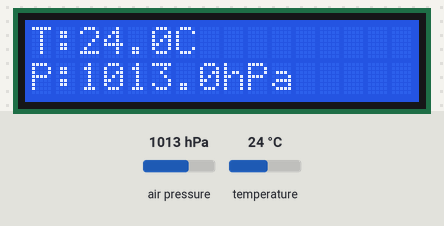
This program was run on a simulated ESP32. Shown: 16×2 character LCD. The inputs (shaded band) are chosen by the test bench; at power-on: air pressure 1013 hPa, temperature 24 °C. WiFi joins after 1.5 s; servers stay silent unless stated; network time is answered at once with the bench clock; the local clock reads 2024-03-15 10:24:30 at power-on unless the program sets it; storage starts empty; no MQTT or app messages arrive unless stated; what the program prints to the serial monitor is not drawn.

Above: at 3.9 s.
4.0 s: air pressure set to 952 hPa
At 8.1 s:
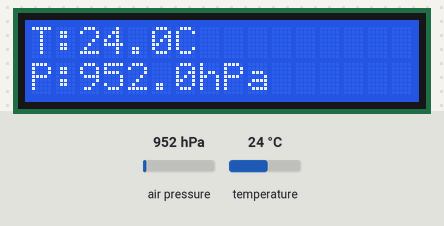
8.8 s: temperature set to 12 °C
At 11.2 s:
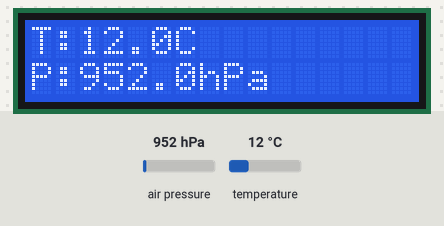
13.6 s: air pressure set to 975 hPa
At 15.6 s:
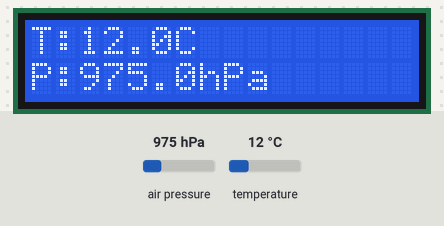
18.4 s: temperature set to 19 °C
At 19.9 s:
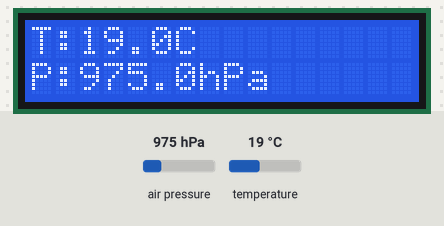
Timing chart, 0 to 21.4 s (numbered marks = the images above; inputs shaded):
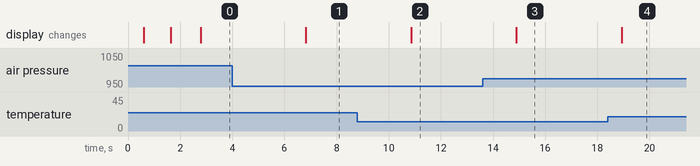

Measured:
- after the input at 4.0 s, the display: changes after 2.8 s (image 1)
- after the input at 8.8 s, the display: changes after 2.1 s (image 2)
- after the input at 13.6 s, the display: changes after 1.3 s (image 3)
- after the input at 18.4 s, the display: changes after 0.53 s (image 4)

The program:

main.cpp
```cpp
#include <WiFi.h>
#include <HardwareSerial.h>
#include <Wire.h>
#include <LiquidCrystal_I2C.h>
#include <SPI.h>
#include <Adafruit_BMP280.h>
#include <WiFiClientSecure.h>
#include <PubSubClient.h>
#include <SD.h>
#include <Arduino.h>
#include <NTPClient.h>
#include <WiFiUdp.h>

#define WIFI_SSID     "tang2"
#define WIFI_PASSWORD "12345678"

#define RX2 16
#define TX2 17
#define CS 5
#define SEALEVELPRESSURE_HPA (1013.25)

HardwareSerial pmsSerial(2);
LiquidCrystal_I2C lcd(0x27, 16, 2);
Adafruit_BMP280 bmp;
uint8_t buffer[32];

WiFiUDP ntpUDP;
NTPClient timeClient(ntpUDP, "pool.ntp.org", 0, 60000);

unsigned long currentTime;

const char* mqtt_server = "9bf62adad86549a3a08bd830a5735042.s1.eu.hivemq.cloud";
const int mqtt_port = 8883;
const char* mqtt_username = "air_quality";
const char* mqtt_password = "Abc12345678";
const char* mqtt_pub_topic = "data";

WiFiClientSecure espClient;
PubSubClient mqttClient(espClient);

void connectMQTT() {
  while (!mqttClient.connected()) {
    Serial.print("Connecting to MQTT...");
    if (mqttClient.connect("ESP32Client", mqtt_username, mqtt_password)) {
      Serial.println("connected");
    } else {
      Serial.print("failed, rc=");
      Serial.print(mqttClient.state());
      Serial.println(" try again in 5 seconds");
      delay(5000);
    }
  }
}

void setup() {
    Serial.begin(115200);
    Wire.begin();
    lcd.init();
    lcd.backlight();
    lcd.clear();
    lcd.setCursor(0, 0);
    lcd.print("Dang khoi dong");

    if (!bmp.begin(0x76)) {
        lcd.setCursor(0, 1);
        lcd.print("Loi BMP280!");
        delay(2000);
    } else {
        Serial.println("\nDa ket noi BMP280");
        bmp.setSampling(Adafruit_BMP280::MODE_NORMAL,
                        Adafruit_BMP280::SAMPLING_X2,
                        Adafruit_BMP280::SAMPLING_X16,
                        Adafruit_BMP280::FILTER_X16,
                        Adafruit_BMP280::STANDBY_MS_500);
    }

    WiFi.begin(WIFI_SSID, WIFI_PASSWORD);
    Serial.print("Dang ket noi WiFi");
    while (WiFi.status() != WL_CONNECTED) {
        delay(500);
        Serial.print(".");
        lcd.setCursor(0, 1);
        lcd.print("Ket noi WiFi...");
    }
    Serial.println("\nWiFi da ket noi");
    Serial.print("Dia chi IP: ");
    Serial.println(WiFi.localIP());
    lcd.setCursor(0, 1);
    lcd.print("WiFi OK");
    delay(1000);

    timeClient.begin();
    timeClient.update();

    espClient.setInsecure();
    mqttClient.setServer(mqtt_server, mqtt_port);
    connectMQTT();

    pmsSerial.begin(9600, SERIAL_8N1, RX2, TX2);
    if (!SD.begin(CS)){
        Serial.println("Loi ket noi SD");
        return;
    }else
    {
        Serial.println("Ket noi SD thanh cong");
        File dataFile = SD.open("/pws_data.csv", FILE_APPEND);
        if (dataFile.size() == 0) {
            dataFile.println("Hour,Minute,Second,Day,Month,Year,Pressure,Humidity,PM1.0,PM2.5,PM10");
        }
        dataFile.close();
    }

    lcd.clear();
    lcd.setCursor(0, 0);
    lcd.print("He thong san sang");
}

bool readPMSData() {
    if (pmsSerial.available() < 32) return false;
    if (pmsSerial.read() != 0x42 || pmsSerial.read() != 0x4D) return false;

    buffer[0] = 0x42;
    buffer[1] = 0x4D;
    pmsSerial.readBytes(&buffer[2], 30);

    uint16_t checksum = 0;
    for (int i = 0; i < 30; i++) {
        checksum += buffer[i];
    }
    uint16_t receivedChecksum = (buffer[30] << 8) | buffer[31];

    return checksum == receivedChecksum;
}

void displayEnvironmentalData(float temperature, float pressure) {
    lcd.clear();
    lcd.setCursor(0, 0);
    lcd.print("T:");
    lcd.print(temperature, 1);
    lcd.print("C");
    lcd.setCursor(0, 1);
    lcd.print("P:");
    lcd.print(pressure, 1);
    lcd.print("hPa");
    delay(2000);
}

void loop() {
    timeClient.update();
    time_t epochTime = timeClient.getEpochTime();
    struct tm *ptm = gmtime(&epochTime);

    if (!mqttClient.connected()) {
      connectMQTT();
    }
    mqttClient.loop();

    float temperature = bmp.readTemperature();
    float pressure = bmp.readPressure() / 100.0F;
    float humidity = 0.0;

    Serial.print("Nhiet do: "); Serial.print(temperature);
    Serial.print(" C, Ap suat: "); Serial.print(pressure);
    Serial.println(" hPa");

    displayEnvironmentalData(temperature, pressure);

    String payload = "{";
    payload += "\"temperature\":";
    payload += temperature;
    payload += ",\"pressure\":";
    payload += pressure;

    uint16_t pm1_0 = 0;
    uint16_t pm2_5 = 0;
    uint16_t pm10 = 0;

    if (readPMSData()) {
        pm1_0 = (buffer[10] << 8) | buffer[11];
        pm2_5 = (buffer[12] << 8) | buffer[13];
        pm10  = (buffer[14] << 8) | buffer[15];

        Serial.print("PM1.0: "); Serial.print(pm1_0);
        Serial.print(" ug/m3, PM2.5: "); Serial.print(pm2_5);
        Serial.print(" ug/m3, PM10: "); Serial.println(pm10);

        lcd.clear();
        lcd.setCursor(0, 0);
        lcd.print("PM1.0: "); lcd.print(pm1_0); lcd.print(" ug/m3");
        lcd.setCursor(0, 1);
        lcd.print("PM2.5:"); lcd.print(pm2_5);
        lcd.print(" PM10:"); lcd.print(pm10);
    }

    payload += ",\"pm1_0\":";
    payload += pm1_0;
    payload += ",\"pm2_5\":";
    payload += pm2_5;
    payload += ",\"pm10\":";
    payload += pm10;
    payload += "}";

    if (mqttClient.publish(mqtt_pub_topic, payload.c_str())) {
      Serial.println("Payload published: " + payload);
    } else {
      Serial.println("Failed to publish payload");
    }

    File dataFile = SD.open("/pws_data.csv", FILE_APPEND);
    if (dataFile) {
        dataFile.print(ptm->tm_hour); dataFile.print(",");
        dataFile.print(ptm->tm_min); dataFile.print(",");
        dataFile.print(ptm->tm_sec); dataFile.print(",");
        dataFile.print(ptm->tm_mday); dataFile.print(",");
        dataFile.print(ptm->tm_mon + 1); dataFile.print(",");
        dataFile.print(ptm->tm_year + 1900); dataFile.print(",");

        dataFile.print(pressure); dataFile.print(",");
        dataFile.print(humidity); dataFile.print(",");
        dataFile.print(pm1_0); dataFile.print(",");
        dataFile.print(pm2_5); dataFile.print(",");
        dataFile.println(pm10);

        dataFile.close();
        Serial.println("Data logged to SD card");
    } else {
        Serial.println("Error opening data file");
    }

    delay(2000);
}
```
